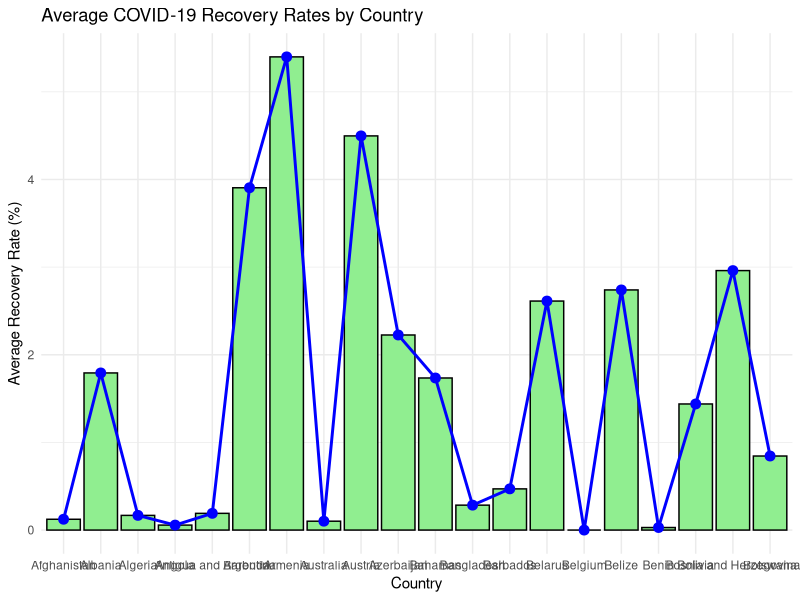

Generate this figure with R:

library(ggplot2)
library(dplyr)

dataset <- read.csv("dataset.csv")


summary_data <- dataset %>%
  group_by(Country) %>%
  summarise(
    Avg_Vegetables = mean(Vegetables),
    Avg_Recovered = mean(Recovered)
  )

ggplot(summary_data, aes(x = Country, y = Avg_Recovered, group = 1)) +
  geom_bar(stat = "identity", fill = "lightgreen", color = "black") +
  geom_line(aes(y = Avg_Recovered), color = "blue", size = 1) +
  geom_point(aes(y = Avg_Recovered), color = "blue", size = 3) +
  labs(
    title = "Average COVID-19 Recovery Rates by Country",
    x = "Country",
    y = "Average Recovery Rate (%)"
  ) +
  theme_minimal()
